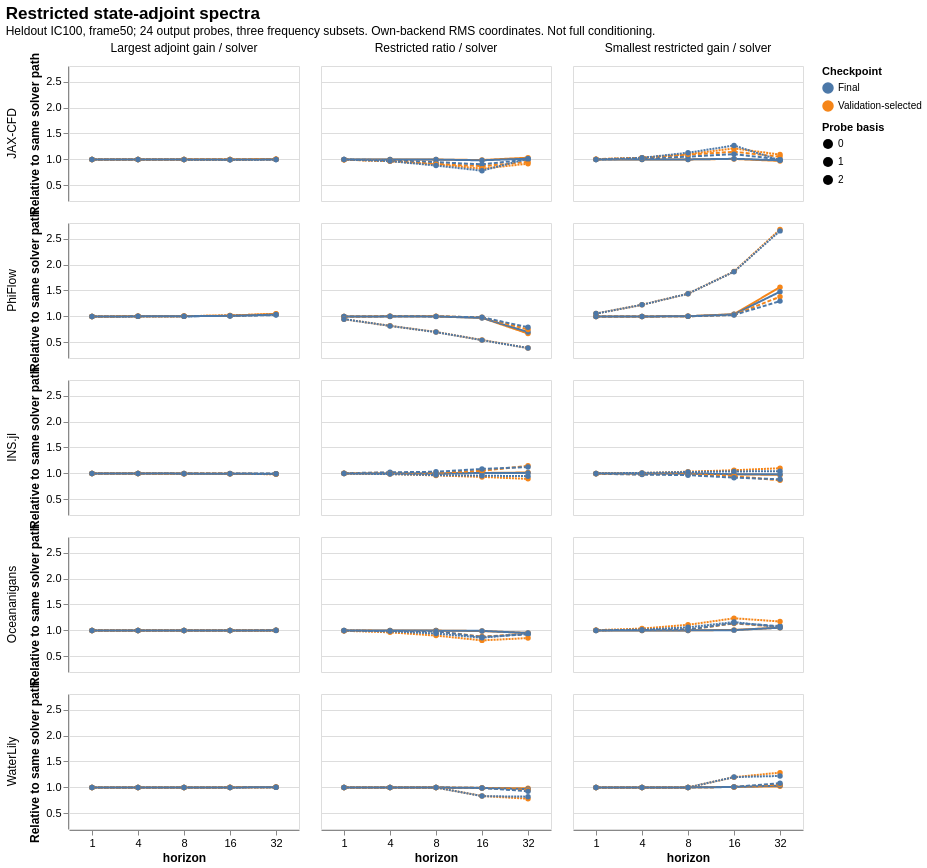

Express this chart as Vega-Lite.
### Vega-Lite specification from a JSON file in a GitHub repository (floating-point values rounded to 4 significant figures; data arrays with more than 128 entries replaced by an {"elided": "..."} marker saying what was removed)
{"config": {"view": {"continuousWidth": 300, "continuousHeight": 300}, "axis": {"labelFontSize": 11, "titleFontSize": 12}, "header": {"labelFontSize": 12, "titleFontSize": 12}, "title": {"fontSize": 17, "subtitleFontSize": 12}}, "data": {"values": {"elided": "450 records"}}, "facet": {"column": {"field": "metric", "title": null, "type": "nominal"}, "row": {"field": "solver", "sort": ["JAX-CFD", "PhiFlow", "INS.jl", "Oceananigans", "WaterLily"], "title": null, "type": "nominal"}}, "spec": {"mark": {"type": "line", "point": true}, "encoding": {"color": {"field": "arm", "legend": {"labelExpr": "datum.label === 'heldout100' ? 'Held-out IC100' : datum.label === 'train0' ? 'Training IC0' : datum.label === 'selected' ? 'Validation-selected' : datum.label === 'final' ? 'Final' : datum.label === 'solver' ? 'Uncorrected solver' : datum.label"}, "title": "Checkpoint", "type": "nominal"}, "detail": {"field": "basis", "type": "nominal"}, "strokeDash": {"field": "basis", "title": "Probe basis", "type": "nominal"}, "tooltip": [{"field": "solver", "type": "nominal"}, {"field": "arm", "type": "nominal"}, {"field": "basis", "type": "nominal"}, {"field": "horizon", "type": "quantitative"}, {"field": "metric", "type": "nominal"}, {"field": "value", "type": "quantitative"}], "x": {"axis": {"labelAngle": 0}, "field": "horizon", "type": "ordinal"}, "y": {"field": "value", "scale": {"zero": false}, "title": "Relative to same solver path", "type": "quantitative"}}, "height": 135, "width": 230}, "resolve": {"scale": {"y": "shared"}}, "title": {"text": "Restricted state-adjoint spectra", "subtitle": "Heldout IC100, frame50; 24 output probes, three frequency subsets. Own-backend RMS coordinates. Not full conditioning."}, "$schema": "https://vega.github.io/schema/vega-lite/v6.4.1.json"}
